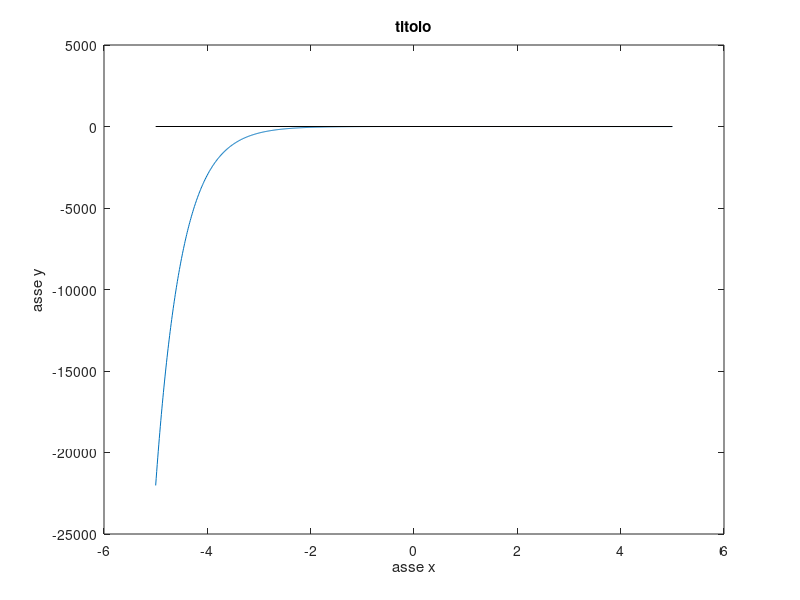

Write the MATLAB code that produced this figure.
%Esempio di file script Matlab per disegnare una funzione
%previamente definita con il comando inline. 
%Uso dei comandi hold on e hold off per sovrapporre 
%piu' grafici nella stessa finestra grafica. Fa uso del comando input.


%DISEGNA Script per tracciare il grafico di una
%        funzione in un intervallo [a,b]
%
% Dati da fornire in ingresso:
%   funs:   stringa contenente l'espressione
%           della funzione (attenzione alle operazioni
%           che necessitano del . (punto)
%   a:      primo estremo
%   b:      secondo estremo
%   n:      numero di nodi equidistanti dell'intervallo
%           in cui viene valutata la funzione 

% Parte di ingresso dati
a = -5;
b = 5;
funs1 = '1-x-(exp(1)).^(-2*x)';

n = 1001;
%
disp(' Estremo sinistro'); disp(a)
disp(' Estremo destro'); disp(b)
disp(' Numero di punti'); disp(n)
fun1 = inline(funs1);
disp(' Funzione'); disp(fun1)
%
% Definisce il vettore delle ascisse
x = linspace(a, b, n);
%
% Definisce il vettore delle ordinate
y1 = fun1(x);
%
% Disegna la curva nell'intervallo [a,b]
plot(x,y1)
title('titolo')
xlabel('asse x')
ylabel('asse y')
%gtext('clicca per scrivermi')
% Disegna l'asse x nell'intervallo [a,b]
hold on
plot([a,b],[0,0],'k-')
hold off
savefig('esercizio4-rafico1')